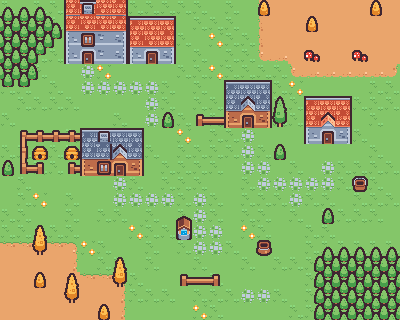

This is a level from a 2D game, rendered from its Tiled map with the project's own tilesets. A one-line summary and the complete map file follow:
An orthogonal 25x20 tile map with 16x16 px tiles, 2 tile layers (Ground, Obstacles), 2 tilesets and 9 objects (5x NPC, PlayerSpawn).

<map version="1.10" tiledversion="1.11.2" orientation="orthogonal" renderorder="right-down" width="25" height="20" tilewidth="16" tileheight="16" infinite="0" nextlayerid="5" nextobjectid="14">
 <tileset firstgid="1" name="tiny_town_tiles" tilewidth="16" tileheight="16" tilecount="132" columns="12">
  <image source="kenney_tiny-town/Tilemap/tilemap_packed.png" width="192" height="176" />
 </tileset>
 <tileset firstgid="133" name="roguelikeChar_transparent" tilewidth="16" tileheight="16" tilecount="56" columns="7">
  <image source="knights.png" width="112" height="128" />
 </tileset>
 <layer id="1" name="Ground" width="25" height="20">
  <data encoding="csv">
2,1,2,2,1,1,1,1,2,2,2,2,2,1,2,1,25,26,26,26,26,26,26,26,26,
1,2,1,2,1,1,1,2,2,1,1,1,2,2,2,1,25,26,26,26,26,26,26,26,26,
1,2,1,1,1,2,1,2,2,1,1,2,1,3,2,2,25,26,26,26,26,26,26,26,26,
1,2,2,2,2,1,1,1,1,1,2,1,2,1,2,2,37,38,26,26,26,26,26,26,26,
1,3,2,1,1,44,3,1,1,1,1,2,2,3,2,2,2,2,37,38,38,38,38,38,39,
2,2,1,2,1,44,44,44,44,44,2,1,2,1,2,1,1,2,3,1,1,1,1,2,2,
1,2,2,2,2,1,1,1,1,44,2,1,2,2,2,1,1,2,2,1,2,1,2,2,2,
2,1,1,1,1,1,1,2,1,44,1,2,1,2,2,2,1,2,2,1,2,2,1,2,1,
1,1,1,1,2,1,1,2,1,1,1,3,1,2,2,44,1,1,1,1,1,1,2,1,1,
2,2,1,2,2,1,2,1,1,2,1,2,2,2,2,44,2,1,1,1,1,1,1,2,1,
1,1,2,2,1,1,3,2,1,1,2,2,2,2,1,44,44,1,2,1,44,2,2,2,2,
1,2,1,1,1,1,1,44,2,1,2,2,2,1,1,2,44,44,44,44,44,2,1,2,1,
1,2,3,1,2,1,1,44,44,44,44,2,44,2,1,2,2,2,44,2,2,1,2,2,2,
2,2,1,1,2,1,2,2,1,2,1,2,44,2,1,2,2,1,2,1,2,2,2,2,1,
2,2,1,2,2,1,1,1,3,2,2,1,44,44,1,3,2,1,1,2,2,1,1,1,1,
14,14,14,14,15,3,2,1,1,2,1,2,44,44,2,1,1,1,1,2,2,2,2,2,2,
26,26,26,26,27,1,2,2,1,2,1,1,2,1,1,2,1,2,2,2,1,2,3,2,2,
26,26,26,26,26,14,14,15,2,1,1,1,1,2,1,1,1,1,1,2,1,2,2,1,1,
26,26,26,26,26,26,26,27,2,2,2,1,2,2,2,44,44,2,1,2,1,1,1,2,2,
26,26,26,26,26,26,26,27,1,1,1,1,3,2,1,1,1,1,2,2,2,1,2,1,1
</data>
 </layer>
 <layer id="3" name="Obstacles" width="25" height="20">
  <properties>
   <property name="collides" type="bool" value="true" />
  </properties>
  <data encoding="csv">
8,8,8,0,65,56,66,67,0,0,0,0,0,0,0,0,28,0,0,0,0,0,0,28,0,
20,20,20,9,65,66,66,67,53,54,55,0,0,0,0,0,0,0,0,28,0,0,0,0,0,
20,20,20,33,77,89,78,80,65,66,67,0,0,0,0,0,0,0,0,0,0,0,0,0,0,
20,20,33,0,77,90,78,80,77,90,80,0,0,0,0,0,0,0,0,30,0,0,30,0,0,
20,20,21,0,0,0,0,0,0,0,0,0,0,0,0,0,0,0,0,0,0,0,0,0,0,
32,32,0,0,0,0,0,0,0,0,0,0,0,0,49,50,51,0,0,0,0,0,0,0,0,
0,0,0,0,0,0,0,0,0,0,0,0,0,0,61,64,63,5,0,53,54,55,0,0,0,
0,0,0,0,0,0,0,0,0,0,29,0,81,82,73,86,76,17,0,65,68,67,0,0,0,
0,45,46,46,46,49,52,50,51,0,0,0,0,0,0,0,0,0,0,77,90,80,0,0,0,
0,57,95,0,95,61,63,64,63,0,0,0,0,0,0,0,0,29,0,0,0,0,0,0,0,
29,69,83,0,81,73,85,86,76,0,0,0,0,0,0,0,0,0,0,0,0,0,0,0,0,
0,0,0,0,0,0,0,0,0,0,0,0,0,0,0,0,0,0,0,0,0,0,131,0,0,
0,0,0,0,0,0,0,0,0,0,0,0,0,0,0,0,0,0,0,0,0,0,0,0,0,
0,0,0,0,0,0,0,0,0,0,0,93,0,0,0,0,0,0,0,0,29,0,0,0,0,
0,0,4,0,0,0,0,0,0,0,0,105,0,0,0,0,0,0,0,0,0,0,0,0,0,
0,0,16,0,0,0,0,0,0,0,0,0,0,0,0,0,108,0,0,0,8,8,8,8,8,
0,0,0,0,0,0,0,4,0,0,0,0,0,0,0,0,0,0,0,19,20,20,20,20,20,
0,0,28,0,4,0,0,16,0,0,0,81,82,83,0,0,0,0,0,19,20,20,20,20,20,
0,0,0,0,16,0,0,0,0,0,0,0,0,0,0,0,0,0,0,19,20,20,20,20,20,
0,0,0,0,0,0,28,0,0,0,0,0,0,0,0,0,0,0,0,19,20,20,20,20,20
</data>
 </layer>
 <objectgroup id="4" name="NPCs">
  <object id="3" name="MushRoomie" type="NPC" gid="168" x="256.5" y="239.5" width="16" height="16">
   <properties>
    <property name="dialogue" value="Greetings... I am Mush-Roomie. This box was grown from mushroom roots! It’s stronger than foam and returns to the earth when you're done. Very chill vibes." />
   </properties>
  </object>
  <object id="5" gid="161" x="256.5" y="223.5" width="16" height="16" />
  <object id="6" name="KernelPop" type="NPC" gid="140" x="323" y="64.5" width="16" height="16">
   <properties>
    <property name="dialogue" value="Welcome to my patch! I’m Kernel Pop. This packaging is made from cornstarch! It’s biodegradable and smells faintly of a movie theater if you believe hard enough." />
   </properties>
  </object>
  <object id="7" gid="133" x="322" y="48.5" width="16" height="16" />
  <object id="8" name="SaltySal" type="NPC" gid="173" x="80" y="95.5" width="16" height="16">
   <properties>
    <property name="dialogue" value="Sup, dude? I’m Salty Sal. Check out this seaweed wrap. It’s plastic-free and totally edible. Don't eat my hat though, that's actual kelp." />
   </properties>
  </object>
  <object id="9" gid="166" x="80" y="79.5" width="16" height="16" />
  <object id="10" name="BambBoomer" type="NPC" gid="157" x="240.5" y="145" width="16" height="16">
   <properties>
    <property name="dialogue" value="Back in my day, we didn't have this 'plastic' junk! Bamboo grows a yard a day and makes the sturdiest boxes in the village. Now get off my lawn!" />
   </properties>
  </object>
  <object id="11" name="QueenBee" type="NPC" gid="141" x="48.5" y="175.5" width="16" height="16">
   <properties>
    <property name="dialogue" value="I'm buzzy! These Beeswax wraps are the secret to keeping food fresh. They're washable, reusable, and smell like a summer afternoon!" />
   </properties>
  </object>
  <object id="13" name="PlayerSpawn" x="168" y="310.5" />
 </objectgroup>
</map>
